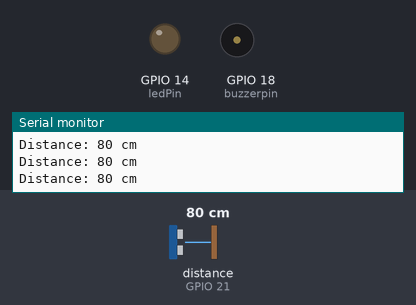
A sketch run on a simulated ESP32. Shown: output pins drawn as LEDs (lit = HIGH), buzzer (waves = sounding, pin HIGH), the last lines printed to the serial monitor. Wiring (inferred from the names in the program): ultrasonic range finder: trigger GPIO 22; echo GPIO 21. Dashed ring = blinking. Inputs (shaded band) come from the test bench; at power-on: distance to the obstacle (sensor on GPIO 21) 80 cm. The echo pulse lasts 58.3 µs per cm; WiFi joins after 1.5 s; servers stay silent unless stated; pins used as bus, display or sensor lines are not drawn.

Above: at 3.2 s.
3.3 s: distance to the obstacle (sensor on GPIO 21) set to 54 cm
4.8 s: distance to the obstacle (sensor on GPIO 21) set to 46 cm
At 4.98 s:
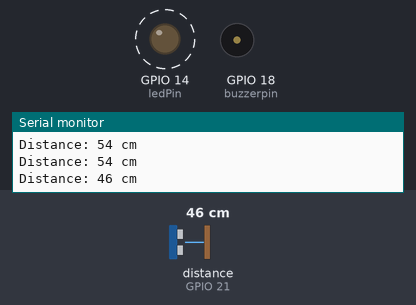
Timing chart, 0 to 13.8 s (numbered marks = the images above; inputs shaded):
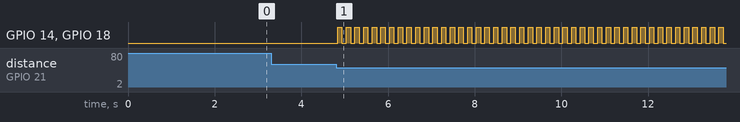

The sketch:

sketch_dec26a.ino
```cpp
#include <Wire.h>
#include <Arduino.h>
#include <HTTPClient.h>
#include <WiFi.h>
#include <MPU6050_tockn.h>

#define echoPin 21
#define trigPin 22
#define buzzerpin 18
#define ledPin 14

const char* ssid = "punyaku";
const char* password = "12345678";
const char* servername = "http://192.168.137.1:8000/?";
long duration, distance;

void setup() {
  Serial.begin(9600);
  pinMode(trigPin, OUTPUT);
  pinMode(echoPin, INPUT);
  pinMode(buzzerpin, OUTPUT);
  pinMode(ledPin, OUTPUT);

  WiFi.begin(ssid, password);
  while (WiFi.status() != WL_CONNECTED) {
    delay(1000);
    Serial.println("Connecting");
  }
  String wifiName = WiFi.SSID();
  String localWifiIP = WiFi.localIP().toString();
  Serial.println();
  Serial.println("Connected to " + wifiName);
  Serial.println("Local IP : " + localWifiIP);
}

void loop() {
  // Mengukur jarak menggunakan sensor ultrasonik
  digitalWrite(trigPin, LOW);
  delayMicroseconds(2);
  digitalWrite(trigPin, HIGH);
  delayMicroseconds(10);
  digitalWrite(trigPin, LOW);
  duration = pulseIn(echoPin, HIGH);
  distance = duration / 58.2;
  String disp = String(distance);

  Serial.print("Distance: ");
  Serial.print(disp);
  Serial.println(" cm");

  // Mengontrol buzzer dan lampu berdasarkan jarak
  if (distance < 50) {
    for (int i = 0; i < 50; i++) {
      perulangan();
    }

    // Menambahkan distance ke URL
    String url = servername;
    url += "&distance=";
    url += String(distance);

    HTTPClient http;
    http.begin(url);
    int httpResponseCode = http.GET();
    if (httpResponseCode == 200) {
      Serial.println("Data Sent success");
    } else {
      Serial.print("Error code :");
      Serial.print(httpResponseCode);
    }
    http.end();
  } else {
    digitalWrite(buzzerpin, LOW);
    digitalWrite(ledPin, LOW);
  }

  // Delay untuk membaca sensor secara periodik
  delay(100);
}

void perulangan() {
  digitalWrite(buzzerpin, HIGH);
  digitalWrite(ledPin, HIGH);
  delay(100);
  digitalWrite(buzzerpin, LOW);
  digitalWrite(ledPin, LOW);
  delay(100);
}
```

Measured:
- the behaviour switches between 50 and 49 cm on distance to the obstacle (sensor on GPIO 21) (found by bisection; images 0 and 1)
- after the input at 4.8 s, GPIO 14 (ledPin), GPIO 18 (buzzerpin): alternates HIGH for 0.10 s and LOW for 0.10 s, starting at once
